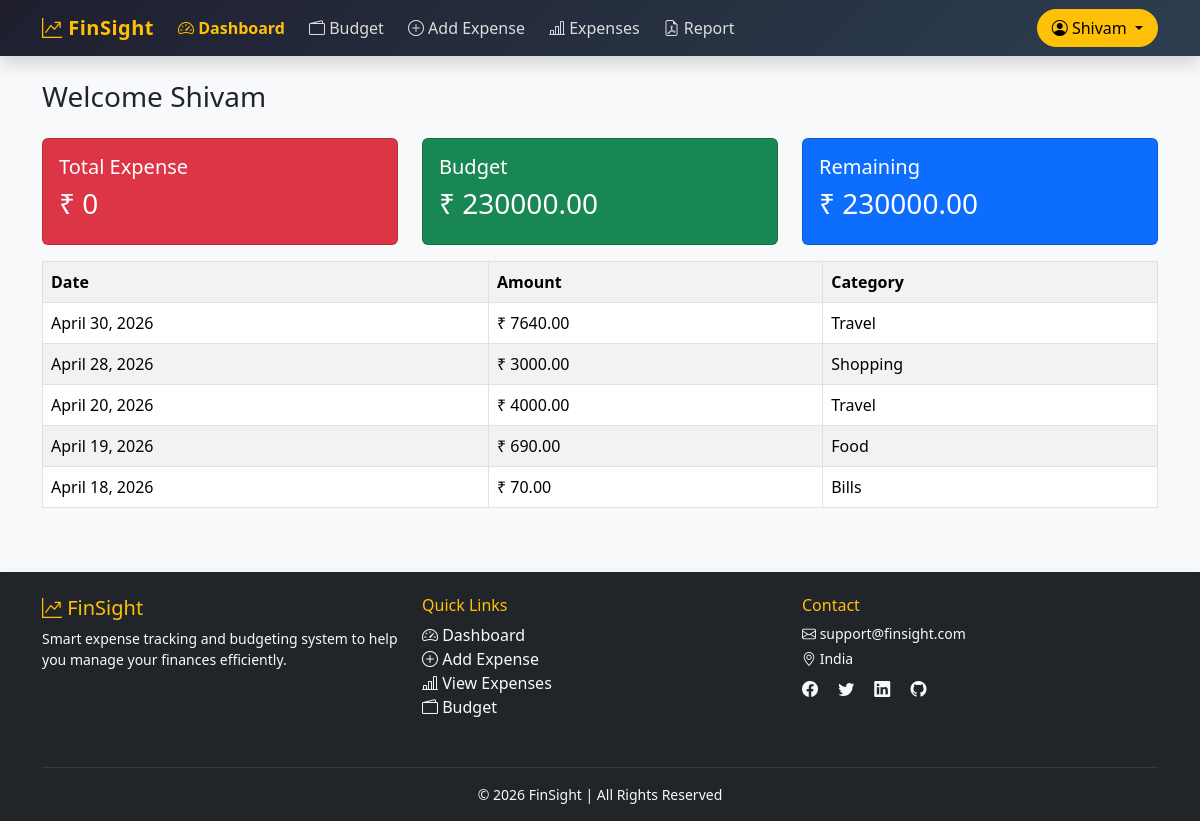
The page /home/ (signed in) on the database its author committed.
### web/models.py (models this page shows, shortened)
class budget(models.Model):
    user = models.ForeignKey(user, on_delete=models.CASCADE)
    month = models.DateField()
    amount = models.DecimalField(max_digits=10, decimal_places=2)

class expense(models.Model):
    user = models.ForeignKey(user, on_delete=models.CASCADE)
    date = models.DateField()
    amount = models.DecimalField(max_digits=10, decimal_places=2)
    category = models.CharField(max_length=100)
    description = models.TextField()

### web/views.py (the view)
# urls.py: 2. Add a URL to urlpatterns:  path('', views.home, name='home')
def home(request):
    uid = request.session.get('user_id')
    if not uid:
        return redirect('login')
    current_budget, total_expense, remaining, warning = get_monthly_budget_status(uid)
    if warning:
        messages.warning(request, warning)
    recent_expense = expense.objects.filter(user_id=uid).order_by('-date')[:5]
    context = {
        'total_expense': total_expense,
        'budget': current_budget,
        'remaining': remaining,
        'recent_expense': recent_expense,
        'show_popup': bool(warning),
        'popup_message': warning or "",
    }
    return render(request, 'home.html', context)

### web/views.py (called while the page is built)
def get_monthly_budget_status(uid, target_date=None):
    if target_date is None:
        target_date = date.today()
    current_budget = budget.objects.filter(
        user_id=uid,
        month__year=target_date.year,
        month__month=target_date.month
    ).first()
    total_expense = expense.objects.filter(
        user_id=uid,
        date__year=target_date.year,
        date__month=target_date.month
    ).aggregate(total=Sum('amount'))['total'] or Decimal('0')
    remaining = Decimal('0')
    warning = None
    if current_budget:
        remaining = current_budget.amount - total_expense
        if remaining <= Decimal('0'):
            warning = "Your budget for this month is finished!"
        elif remaining <= current_budget.amount * Decimal('0.2'):
            warning = "You have used 80% of your monthly budget!"
    return current_budget, total_expense, remaining, warning

### web/templates/home.html (shortened to what this page needs)
<!DOCTYPE html>
<html lang="en">
<head>
<link href="https://cdn.jsdelivr.net/npm/bootstrap@5.3.2/dist/css/bootstrap.min.css" rel="stylesheet">
</head>
<body class="bg-light d-flex flex-column min-vh-500">
{% include "navbar.html" %}
<div class="container mt-4">
<h3 class="mb-4">Welcome {{ request.session.user_name }}</h3>
<div class="row">
<div class="col-md-4">
<div class="card bg-danger text-white">
<div class="card-body">
<h5>Total Expense</h5>
<h3>₹ {{ total_expense }}</h3>
</div>
</div>
</div>
<div class="col-md-4">
<div class="card bg-success text-white">
<div class="card-body">
<h5>Budget</h5>
<h3>
{% if budget %}
₹ {{ budget.amount }}
{% else %}
Not Set
{% endif %}
</h3>
</div>
</div>
</div>
<div class="col-md-4">
<div class="card bg-primary text-white">
<div class="card-body">
<h5>Remaining</h5>
<h3>₹ {{ remaining }}</h3>
</div>
</div>
</div>
</div>
<table class="table table-bordered table-striped mt-3">
<tr>
<th>Date</th>
<th>Amount</th>
<th>Category</th>
</tr>
{% for e in recent_expense %}
<tr>
<td>{{ e.date }}</td>
<td>₹ {{ e.amount }}</td>
<td>{{ e.category }}</td>
</tr>
{% empty %}
<tr>
<td colspan="3" class="text-center">No Expenses Found</td>
</tr>
{% endfor %}
</table>
</div>
{% include "footer.html" %}
</body>
</html>

### rows shown on the page
budget: amount "230000.00"
expense: date "April 30, 2026", amount "7640.00", category "Travel"
expense: date "April 28, 2026", amount "3000.00", category "Shopping"
expense: date "April 20, 2026", amount "4000.00", category "Travel"
expense: date "April 19, 2026", amount "690.00", category "Food"
expense: date "April 18, 2026", amount "70.00", category "Bills"

### other values the page prints
{{ request.session.user_name }} "Shivam"
{{ total_expense }} "0"
{{ remaining }} "230000.00"
